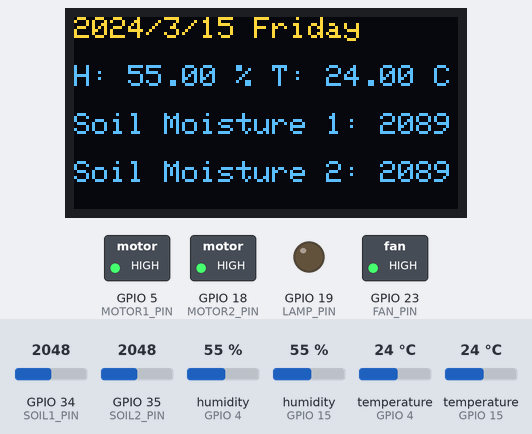
Recording of a sketch running on a simulated ESP32. Shown: 128×64 one-colour display, switched loads named in the sketch (green lamp = pin HIGH), output pins drawn as LEDs (lit = HIGH). The test bench sets the inputs (shaded band); at power-on: temperature (sensors on GPIO 4, GPIO 15) 24 °C, GPIO 34 (SOIL1_PIN) = 2048, GPIO 35 (SOIL2_PIN) = 2048, humidity (sensors on GPIO 15, GPIO 4) 55 %. The OLED is the two-colour kind (top 16 rows yellow); the local clock reads 2024-03-15 10:24:30 at power-on unless the sketch sets it.

Above: at 3.3 s.
3.4 s: temperature (sensor on GPIO 4) set to 28 °C
At 5.4 s:
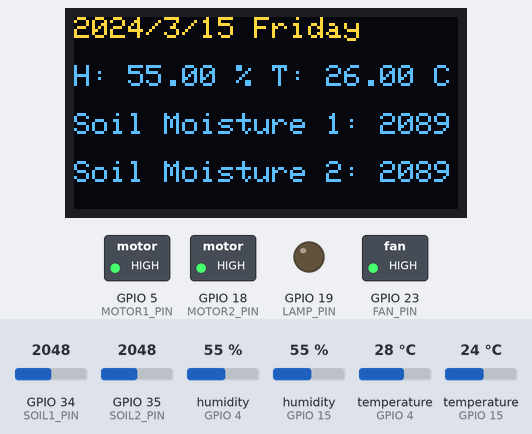
5.8 s: temperature (sensor on GPIO 4) set to 31 °C
At 7.0 s:
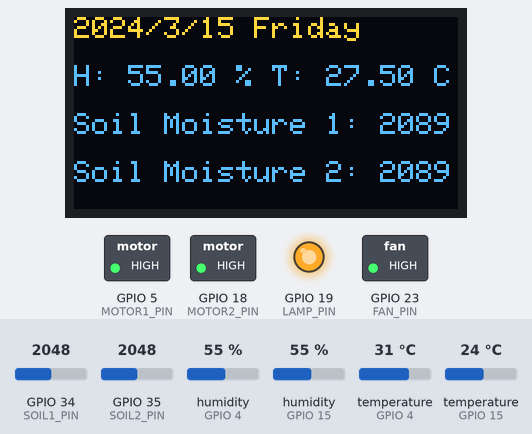
7.9 s: temperature (sensor on GPIO 15) set to 27 °C
At 9.8 s:
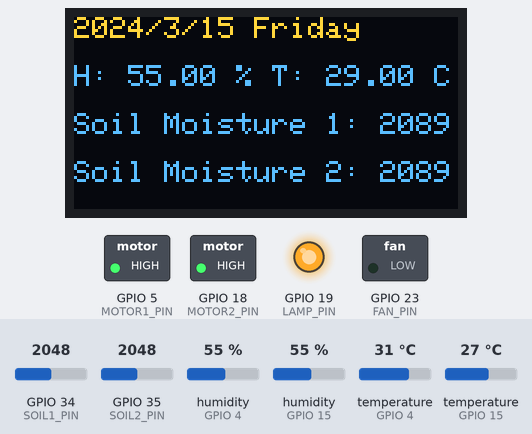
10.1 s: GPIO 34 (SOIL1_PIN) set to 1960
At 11.2 s:
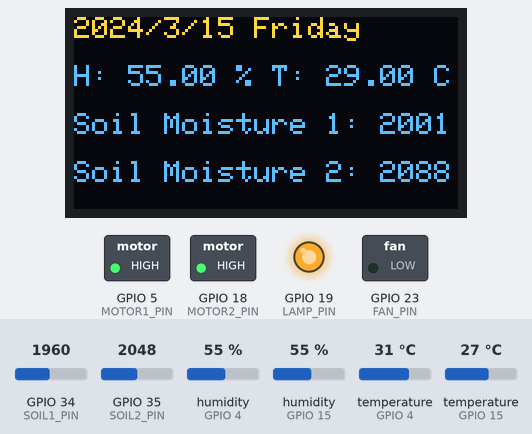
11.7 s: GPIO 35 (SOIL2_PIN) set to 60
At 12.6 s:
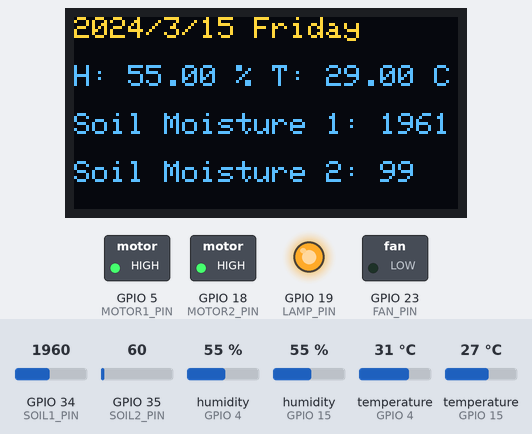
13.4 s: humidity (sensor on GPIO 15) set to 22 %
At 15.7 s:
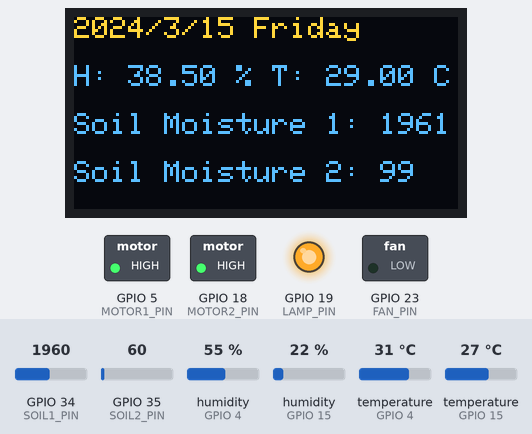
Timing chart, 0 to 17.2 s (numbered marks = the images above; inputs shaded):
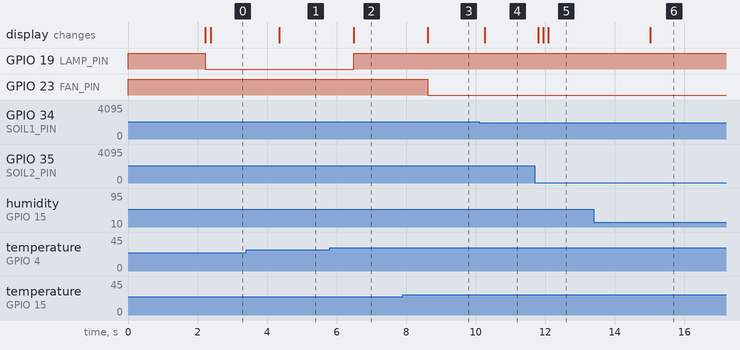

Measured:
- the behaviour switches between 29 and 30 °C on temperature (sensor on GPIO 4) (found by bisection; images 1 and 2)
- the behaviour switches between 25 and 26 °C on temperature (sensor on GPIO 15) (found by bisection; images 2 and 3)
- after the input at 3.4 s, the display: changes after 0.96 s (image 1)
- after the input at 5.8 s, GPIO 19 (LAMP_PIN): LOW → HIGH after 0.69 s; the display: first differs from a run without the input after 0.69 s (image 2)
- after the input at 7.9 s, GPIO 23 (FAN_PIN): HIGH → LOW after 0.72 s; the display: first differs from a run without the input after 0.72 s (image 3)
- after the input at 10.1 s, the display: changes after 0.16 s (image 4)
- after the input at 11.7 s, the display: first changes after 0.10 s (image 5 shows a later state)
- after the input at 13.4 s, the display: changes after 1.6 s (image 6)

The sketch:

DEV_1.ino
```cpp
#include "RTClib.h"
#include <Wire.h>
#include <Adafruit_GFX.h>
#include <Adafruit_SSD1306.h>
#include "DHT.h">

// DHT
const int DHT1_PIN = 15;
const int DHT2_PIN = 4;
#define DHTTYPE DHT11   // DHT 11
DHT dht1(DHT1_PIN, DHTTYPE);
DHT dht2(DHT2_PIN, DHTTYPE);

// OLED
#define SCREEN_WIDTH 128
#define SCREEN_HEIGHT 64
Adafruit_SSD1306 display(SCREEN_WIDTH, SCREEN_HEIGHT, &Wire, -1);
char daysOfTheWeek[7][12] = {"Sunday", "Monday", "Tuesday", "Wednesday", "Thursday", "Friday", "Saturday"};
String text;

// RTC
RTC_DS3231 rtc;

// SOIL MOISTURE
const int SOIL1_PIN = 34;
const int SOIL2_PIN = 35;

// RELAY
const int MOTOR1_PIN = 5;
const int MOTOR2_PIN = 18;
const int LAMP_PIN = 19;
const int FAN_PIN = 23;

// Setpoint
int maxSoilMoisture = 2000;

// Variables
unsigned long current_time = 0;
unsigned long prev_motor1_on = 0;
unsigned long prev_motor2_on = 0;
int onMotorTime = 500;
int buf[100];
int temp;
int avgValue;
bool morningWatering = false;
bool eveningWatering = false;

void oledDisplayCenter(String text) {
  int16_t x1, y1;
  uint16_t width, height;

  display.getTextBounds(text, 0, 0, &x1, &y1, &width, &height);

  display.clearDisplay();
  display.setCursor((SCREEN_WIDTH - width) / 2, (SCREEN_HEIGHT - height) / 2);
  display.println(text);
  display.display();
}

void setup () {
  Serial.begin(115200);

  dht1.begin();
  dht2.begin();

  pinMode(MOTOR1_PIN, OUTPUT);
  pinMode(MOTOR2_PIN, OUTPUT);
  pinMode(LAMP_PIN, OUTPUT);
  pinMode(FAN_PIN, OUTPUT);
  digitalWrite(MOTOR1_PIN, HIGH);
  digitalWrite(MOTOR2_PIN, HIGH);
  digitalWrite(LAMP_PIN, HIGH);
  digitalWrite(FAN_PIN, HIGH);

  if(!display.begin(SSD1306_SWITCHCAPVCC, 0x3C)) { // Address 0x3D for 128x64
    Serial.println(F("SSD1306 allocation failed"));
    for(;;);
  }

  delay(2000);

  display.clearDisplay();
  display.setTextSize(1);
  display.setTextColor(WHITE);
  display.setCursor(0, 0);

  delay(100);

#ifndef ESP8266
  while (!Serial);
#endif

  if (! rtc.begin()) {
    Serial.println("Couldn't find RTC");
    Serial.flush();
    while (1) delay(10);
  }

  if (rtc.lostPower()) {
    Serial.println("RTC lost power, let's set the time!");
    rtc.adjust(DateTime(F(__DATE__), F(__TIME__)));
  }
}

void loop () {
  current_time = millis();
  DateTime now = rtc.now();

//  Soil Moisture
  int soil1 = getSoilMoistureVal(SOIL1_PIN);  // send to ThingSpeak
  int soil2 = getSoilMoistureVal(SOIL2_PIN);  // send to ThingSpeak

//  DHT
  float humi1 = dht1.readHumidity();
  float temp1 = dht1.readTemperature();
  float humi2 = dht2.readHumidity();
  float temp2 = dht2.readTemperature();
  float humiAverage = (humi1 + humi2) / 2;  // send to ThingSpeak
  float tempAverage = (temp1 + temp2) / 2;  // send to ThingSpeak

  if (isnan(humi1) || isnan(temp1)) {
    display.clearDisplay();
    display.setTextSize(1);
    display.setCursor(0,0);
    display.setTextColor(SSD1306_WHITE);
    oledDisplayCenter("DHT #1 disconnected!");
    Serial.println(F("Failed to read from DHT1 sensor!"));
    return;
  }

  if (isnan(humi2) || isnan(temp2)) {
    display.clearDisplay();
    display.setTextSize(1);
    display.setCursor(0,0);
    display.setTextColor(SSD1306_WHITE);
    oledDisplayCenter("DHT #2 disconnected!");
    Serial.println(F("Failed to read from DHT2 sensor!"));
    return;
  }

//  OLED
  display.clearDisplay();
  display.setTextSize(1);
  display.setCursor(0,0);
  display.setTextColor(SSD1306_WHITE);
//  Row 1
  text = String(now.year()) + "/" + String(now.month()) + "/" + String(now.day()) + " " + String(daysOfTheWeek[now.dayOfTheWeek()]);
  display.print(text);
  display.println();
  display.println();
//  Row 2
  text = "H: " + String(humiAverage) + " % T: " + String(tempAverage) + " C";
  display.print(text);
  display.println();
  display.println();
//  Row 3
  text = "Soil Moisture 1: " + String(soil1);
  display.print(text);
  display.println();
  display.println();
//  Row 4
  text = "Soil Moisture 2: " + String(soil2);
  display.print(text);
  display.display();

//  Fan ON
  if (28 < tempAverage) {
    digitalWrite(FAN_PIN, LOW);
  }

//  Lamp ON
  if (tempAverage < 26) {
    digitalWrite(LAMP_PIN, LOW);
  }

//  Fan OFF
  if (tempAverage < 27.5) {
    digitalWrite(FAN_PIN, HIGH);
  }

//  Lamp OFF
  if (26.5 < tempAverage) {
    digitalWrite(LAMP_PIN, HIGH);
  }

//  Daily reset watering
  if (now.hour() == 0 && !morningWatering && !eveningWatering) {
    morningWatering = true;
    eveningWatering = true;
  }

  if ((morningWatering && (now.hour() == 7)) || (eveningWatering && (now.hour() == 17))) {
//  Control Soil Moisture Motor 1
    Serial.print(soil1);
    Serial.print(" (");
    Serial.print((current_time - prev_motor1_on));
    Serial.print(")");
    if (soil1 > maxSoilMoisture && (current_time - prev_motor1_on) >= 10000) {
      digitalWrite(MOTOR1_PIN, LOW);
      delay(onMotorTime);
      digitalWrite(MOTOR1_PIN, HIGH);
      prev_motor1_on = millis();
    }

//  Control Soil Moisture Motor 2
    Serial.print(" | ");
    Serial.print(soil2);
    Serial.print(" (");
    Serial.print((current_time - prev_motor2_on));
    Serial.print(")");
    if (soil2 > maxSoilMoisture && (current_time - prev_motor2_on) >= 10000) {
      digitalWrite(MOTOR2_PIN, LOW);
      delay(onMotorTime);
      digitalWrite(MOTOR2_PIN, HIGH);
      prev_motor2_on = millis();
    }

    if (morningWatering) {
      morningWatering = false;
    } else if (eveningWatering) {
      eveningWatering = false;
    }
  }

  Serial.println();
  delay(100);
}

int getSoilMoistureVal(int pin) {
  for (int i = 0; i < 100; i++) {
    temp = analogRead(pin);
    buf[i] = temp;
  }

  for (int i = 0; i < 100-1; i++) {
    for (int j = i + 1; j < 100; j++) {
      if (buf[i] > buf[j]) {
        temp = buf[i];
        buf[i] = buf[j];
        buf[j] = temp;
      }
    }
  }

  for (int i = 0; i < 50; i++) {
    avgValue += buf[i+24];
  }

  avgValue /= 50;

  return avgValue;
}
```
